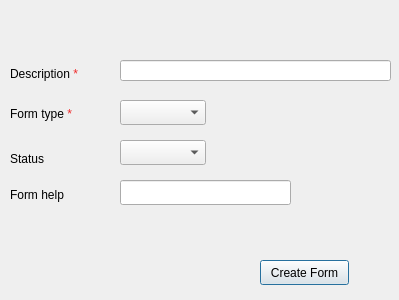
<?xml version="1.0" encoding="UTF-8"?>
<ui version="4.0">
 <class>Dialog</class>
 <widget class="QDialog" name="Dialog">
  <property name="geometry">
   <rect>
    <x>0</x>
    <y>0</y>
    <width>399</width>
    <height>300</height>
   </rect>
  </property>
  <property name="windowTitle">
   <string>Form</string>
  </property>
  <widget class="QComboBox" name="CMB_formStatus">
   <property name="geometry">
    <rect>
     <x>120</x>
     <y>140</y>
     <width>86</width>
     <height>25</height>
    </rect>
   </property>
  </widget>
  <widget class="QPushButton" name="BTN_createForm">
   <property name="geometry">
    <rect>
     <x>260</x>
     <y>260</y>
     <width>89</width>
     <height>25</height>
    </rect>
   </property>
   <property name="text">
    <string>Create Form</string>
   </property>
  </widget>
  <widget class="QLabel" name="label_3">
   <property name="geometry">
    <rect>
     <x>10</x>
     <y>60</y>
     <width>99</width>
     <height>29</height>
    </rect>
   </property>
   <property name="text">
    <string>&lt;html&gt;&lt;head/&gt;&lt;body&gt;&lt;p&gt;Description &lt;span style=&quot; color:#ef2929;&quot;&gt;*&lt;/span&gt;&lt;/p&gt;&lt;/body&gt;&lt;/html&gt;</string>
   </property>
  </widget>
  <widget class="QLabel" name="label">
   <property name="geometry">
    <rect>
     <x>10</x>
     <y>150</y>
     <width>67</width>
     <height>17</height>
    </rect>
   </property>
   <property name="text">
    <string>Status</string>
   </property>
  </widget>
  <widget class="QLineEdit" name="LE_desc">
   <property name="geometry">
    <rect>
     <x>120</x>
     <y>60</y>
     <width>271</width>
     <height>21</height>
    </rect>
   </property>
  </widget>
  <widget class="QLabel" name="label_7">
   <property name="geometry">
    <rect>
     <x>10</x>
     <y>100</y>
     <width>99</width>
     <height>29</height>
    </rect>
   </property>
   <property name="text">
    <string>&lt;html&gt;&lt;head/&gt;&lt;body&gt;&lt;p&gt;Form type&lt;span style=&quot; color:#ef2929;&quot;&gt;  *&lt;/span&gt;&lt;/p&gt;&lt;/body&gt;&lt;/html&gt;</string>
   </property>
  </widget>
  <widget class="QLineEdit" name="LE_help">
   <property name="geometry">
    <rect>
     <x>120</x>
     <y>180</y>
     <width>171</width>
     <height>25</height>
    </rect>
   </property>
   <property name="placeholderText">
    <string/>
   </property>
  </widget>
  <widget class="QLabel" name="label_8">
   <property name="geometry">
    <rect>
     <x>10</x>
     <y>180</y>
     <width>99</width>
     <height>29</height>
    </rect>
   </property>
   <property name="text">
    <string>Form help</string>
   </property>
  </widget>
  <widget class="QComboBox" name="CMB_formType">
   <property name="geometry">
    <rect>
     <x>120</x>
     <y>100</y>
     <width>86</width>
     <height>25</height>
    </rect>
   </property>
  </widget>
 </widget>
 <resources/>
 <connections/>
</ui>
